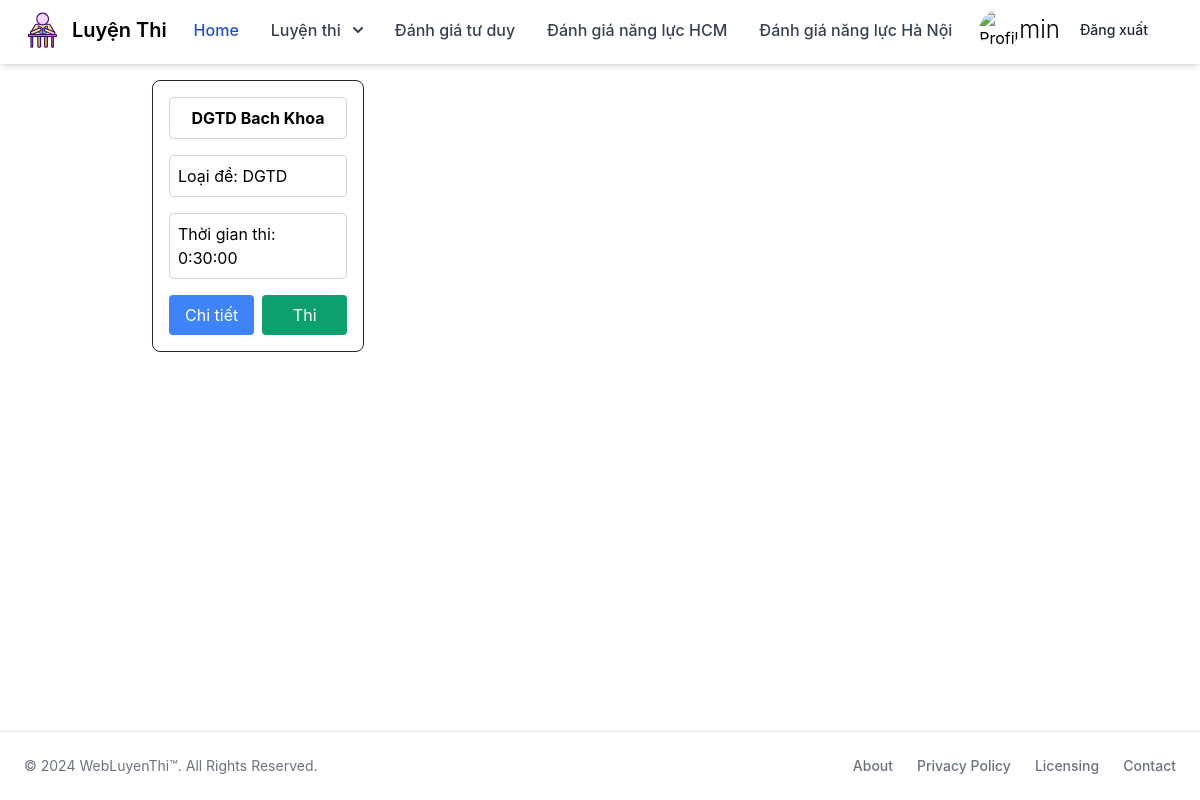
The app's page /dgtd/ (signed in) with its own data.
### DanhGiaTuDuy/models.py (models this page shows, shortened)
class DeThi(models.Model):
    DANH_GIA_TU_DUY = 'DGTD'
    LOAI_DE_CHOICES = [
         (DANH_GIA_TU_DUY, 'Đánh giá tư duy'),
    ]
    ten_de_thi = models.CharField(max_length=255, null=False, blank=False)
    loai_de = models.CharField(max_length=50, choices=LOAI_DE_CHOICES, default=DANH_GIA_TU_DUY)
    thoi_gian_thi = models.DurationField(default=timezone.timedelta(minutes=30))
    ma_de = models.CharField(max_length=50, unique=True, default=timezone.now)
    doc_hieu_noi_dung = models.ForeignKey(DocHieuNoiDung, null=True, blank=True, on_delete=models.CASCADE)

### core/views.py (the view)
# urls.py: path('dgtd/', DGTDView.as_view(), name='dgtd'),
class DGTDView(View):
    def get(self, request):
        queryset = DGTD.objects.filter(loai_de=DGTD.DANH_GIA_TU_DUY)
        context = {
            'listDeThiDGTD': queryset,
        }
        return render(request, 'homepage/dgtd.html', context)

### WebLuyenThi/context_processors.py (called while the page is built)
def user_full_name(request):
    full_name = request.session.get('full_name', '')
    return {'full_name': full_name}

### templates/homepage/dgtd.html
{% extends 'homepage/base.html' %}
{% block content %}
{% load static %}
<div class="grid grid-cols-4 gap-4 items-start mb-12 p-4 ml-12 mr-12 ">
    {% for dethi in listDeThiDGTD %}
    <div class="col-span-1 rounded-lg border border-gray-800 p-4">
        <div class="mb-4">
            <p class="w-full p-2 border border-gray-300 rounded text-center font-bold">{{ dethi.ten_de_thi }}</p>
        </div>
        <div class="mb-4">
            <p class="w-full p-2 border border-gray-300 rounded">Loại đề: {{ dethi.loai_de }}</p>
        </div>
        <div class="mb-4">
            <p class="w-full p-2 border border-gray-300 rounded flex justify-between items-center">
                <span>Thời gian thi: {{ dethi.thoi_gian_thi }}</span>
            </p>
        </div>
        <div class="flex justify-between mt-4">
            <button class="w-1/2 p-2 bg-blue-500 text-white rounded mr-2">Chi tiết</button>
            <a href="{% url 'DanhGiaTuDuy:dgtd_id' idde=dethi.id %}" class="w-1/2">
                <button class="w-full p-2 bg-green-500 text-white rounded">Thi</button>
            </a>
        </div>
    </div>
    {% endfor %}
</div>
{% endblock %}

### records on screen
DeThi: ten_de_thi "DGTD Bach Khoa", loai_de "DGTD", thoi_gian_thi "0:30:00"

### other values on screen
{{ full_name }} "min"
